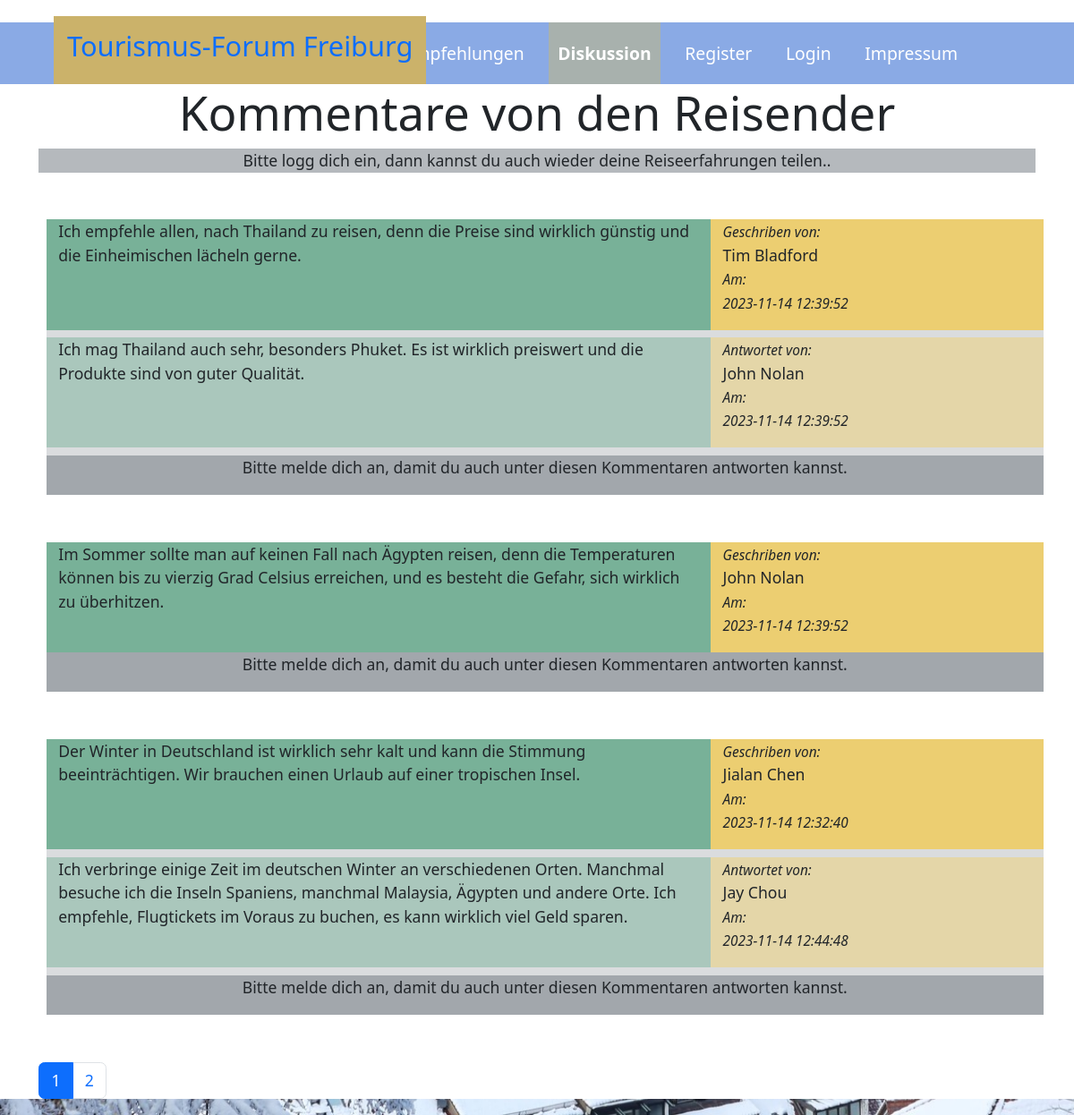
Screenshot of /index.php?page=diskussion with the database file from the repository.
### tables this page shows
CREATE TABLE `posts` (
  `id` int(10) UNSIGNED NOT NULL,
  `user_id` int(10) UNSIGNED DEFAULT NULL,
  `parent_id` int(10) UNSIGNED NOT NULL,
  `comment` text DEFAULT NULL,
  `created_at` timestamp NULL DEFAULT current_timestamp()
);

CREATE TABLE `users` (
  `id` int(10) UNSIGNED NOT NULL,
  `nachname` varchar(250) NOT NULL,
  `vorname` varchar(250) NOT NULL,
  `email` varchar(250) NOT NULL,
  `password` varchar(250) NOT NULL,
  `portrait` varchar(250) DEFAULT 'dummy.jpg',
  `birthday` date DEFAULT NULL,
  `countries_number` int(11) DEFAULT NULL,
  `footprint` varchar(250) DEFAULT NULL,
  `title` varchar(250) DEFAULT NULL,
  `info` text DEFAULT NULL,
  `created_at` timestamp NULL DEFAULT current_timestamp(),
  `updated_at` timestamp NULL DEFAULT current_timestamp()
);

### views/diskussion.view.php (the view, shortened to what this page needs)
<div class="col-12 container">
<h3 class="display-5 text-center">Kommentare von den Reisender</h3>
<?php if((isset($_SESSION['id']) && isset($_SESSION['loggedIn'])) || !empty($_SESSION['id'])): ?>
<form action="auth/comments/insert.php" method="POST" class="rounded-1 p-2 bg-secondary bg-opacity-50">
<input type="text" name="comment" class="form-control my-1" placeholder="Bitte hinterlassen Sie hier Ihre Ansichten zum Reisen." />
<button type="submit" class="btn btn-success btn-lg">Submit</button>
</form>
<?php else: ?>
   <div class="bg-secondary bg-opacity-50 text-center">
      <p>Bitte logg dich ein, dann kannst du auch wieder deine Reiseerfahrungen teilen..</p>
    </div>
<?php endif; ?>
<?php
$anzahl = $db->prepare('SELECT count(id) AS `anzahlDatensatz` FROM `posts` WHERE `parent_id` = 0 ');
$anzahl->execute();
$resultAnzahl = $anzahl->fetch()['anzahlDatensatz'];
$pro_seite = 3;
$anzahlSeiten = ceil($resultAnzahl / $pro_seite);
$aktSeite = 1;
?>
<?php
$stmt = $db->prepare('SELECT *, posts.created_at AS datum, posts.id AS postid
    FROM `posts` INNER JOIN `users` ON posts.user_id = users.id WHERE `parent_id`= 0
    ORDER BY `datum` ASC LIMIT :anfang, :proSeite');
$stmt->bindValue('anfang', ($aktSeite -1) * $pro_seite, PDO::PARAM_INT);
$stmt->bindValue('proSeite', $pro_seite, PDO::PARAM_INT);
$stmt->execute();
$posts = $stmt->fetchAll();
?>
<?php foreach($posts AS $post):
$stmt1 = $db->prepare('SELECT * FROM `users` WHERE `id` = :uid');
$stmt1->bindValue('uid', $post['user_id']);
$stmt1->execute();
$user = $stmt1->fetch();
?>
<div class="container m-2 center-div bg-secondary bg-opacity-25">
  <div class="row center-div my-5">
      <div class=" col-8 bg-success bg-opacity-50">
         <p><?=$post['comment']?></p>
      </div>
      <div class="col-4 bg-warning bg-opacity-50">
         <p><small><i>Geschriben von:<br></i></small> <?=$user['vorname'].' '.$user['nachname']?><br><small><i>Am:<br> <?=$user['created_at']?></i></small></p>
      </div>
<?php
$stmt2 = $db->prepare('SELECT * FROM `posts` INNER JOIN `users`
 ON posts.parent_id = :id WHERE posts.user_id = users.id');
$stmt2->bindValue('id', $post['postid']);
$stmt2->execute();
$replies = $stmt2->fetchAll();
?>
<?php if(!empty($replies)):?>
<?php foreach($replies AS $reply):
?>
      <div class="col-8 my-2 bg-success bg-opacity-25">
         <p><?= $reply['comment']?></p>
      </div>
      <div class="col-4 my-2 bg-warning bg-opacity-25">
      <p><small><i>Antwortet von:<br></i></small> <?= $reply['vorname'].' '.$reply['nachname']?>   <br><small><i>Am:<br> <?=$reply['created_at']?></i></small></p>
     </div>
<?php endforeach;?>
<?php endif;?>
<?php if((isset($_SESSION['id']) && isset($_SESSION['loggedIn'])) || !empty($_SESSION['id'])): ?>
<form action="auth/comments/insert.php" method="POST" class="rounded-1 p-2 bg-secondary bg-opacity-25">
<input type="text" name="comment" class="form-control my-1" placeholder="Bitte hier antworten.." />
<button type="submit" class="btn btn-success btn-lg">Submit</button>
<input type="hidden" value="<?= $post['postid']?>" name="commentid" class="form-control">
</form>
<?php else: ?>
   <div class="bg-secondary bg-opacity-50 text-center">
      <p>Bitte melde dich an, damit du auch unter diesen Kommentaren antworten kannst.</p>
    </div>
<?php endif; ?>
</div>
</div>
<?php endforeach;?>
<?php if($anzahlSeiten > 1):?>
  <nav class="my-2 p-0">
    <ul class="pagination">
      <?php for($i = 1; $i <= $anzahlSeiten; $i++):?>
        <li class="page-item <?= ($i === $aktSeite) ? 'active' : '' ?>">
          <a href="?page=diskussion&seite=<?= $i?>" class="page-link"><?= $i?></a>
        </li>
      <?php endfor;?>
    </ul>
  </nav>
<?php endif;?>

### layouts/header.php (shortened to what this page needs)
<!DOCTYPE html>
<html lang="de"  class="homepage-bg">
<head>
    <link rel="stylesheet" href="./css/style.css">
	<link rel="stylesheet" href="https://cdn.jsdelivr.net/npm/bootstrap@5.3.2/dist/css/bootstrap.min.css">
</head>
<body>
    <header>
    <h3><a href="index.php">Tourismus-Forum Freiburg</a></h3>
    </header>
    <nav class="navigation bg-color">
        <ul class="clear show">
            <li>
                <a href="index.php" class="nav-link <?php echo empty($page) ? 'fw-bold bg-warning bg-opacity-25' : ''; ?>">Startseite</a>
            </li>
            <li>
                <a href="index.php?page=empfehlungen" class="nav-link <?= ($page === 'empfehlungen') ? 'fw-bold bg-warning bg-opacity-25' : ''; ?>">Empfehlungen</a>
            </li>
            <li>
                <a href="index.php?page=diskussion" class="nav-link <?= ($page === 'diskussion') ? 'fw-bold bg-warning bg-opacity-25' : ''; ?>">Diskussion</a>
            </li>
            <?php if(!isset($_SESSION['id']) && !isset($_SESSION['loggedIn'])):?>
			<li class="nav-item">
				<a href="index.php?page=register" class="nav-link <?= ($page === 'register') ? 'fw-bold bg-warning bg-opacity-25' : ''; ?>">Register</a>
			</li>
			<li class="nav-item">
				<a href="index.php?page=login&#loginDaten" class="nav-link <?= ($page === 'login') ? 'fw-bold bg-warning bg-opacity-25' : ''; ?>">Login</a>
			</li>
			<?php else:?>
			<li class="nav-item">
				<a href="index.php?page=konto" class="nav-link <?= ($page === 'konto') ? 'fw-bold bg-warning bg-opacity-25' : ''; ?>">Konto</a>
			</li>
			<?php endif;?>
            <li>
                <a href="index.php?page=impressum" class="nav-link <?= ($page === 'impressum') ? 'fw-bold bg-warning bg-opacity-25' : ''; ?>">Impressum</a>
            </li>
        </ul>
    </nav>
<main>

### index.php (shortened to what this page needs)
<?php
$page = $_GET['page'] ?? '';
require_once __DIR__.'/layouts/header.php';
$templateFile =  __DIR__.'/views/'   .$page.    '.view.php';
if(file_exists($templateFile)) {
  require_once $templateFile;
}
else {
  require_once __DIR__.'/views/index.view.php';
}
require_once __DIR__.'/layouts/footer.php';

### layouts/footer.php
</main>
</body>
</html>

### css/style.css (style rules this page uses)
html { font-family:verdana,arial,sans-serif; font-size:110%; background-color:#f1f1f1; color:#222; }
body { padding-top:25px; margin:0; }
a { color: inherit; display: inline-block; }
ul, ol { list-style:none; padding:0; }
.homepage-bg { background-image:url(../img/freiburg_snow.jpg); background-position:center center; background-repeat:no-repeat; background-attachment:fixed; background-size:cover; }
header { background: #CBB26A; border:5px solid #CBB26A; padding:10px; font-size:2em; position:absolute; left:5%; top:18px; }
header a { text-decoration:none; }
.navigation { background:#8AAAE5; color:#fff; padding-right:10%; }
.navigation ul { margin:0; margin-left:auto; display:table; }
.navigation li { float:left; margin-left:1em; }
.navigation a { display:block; padding:20px 10px; text-decoration:none; font-size:1.1em; }
.clear:after { content:""; display:table; clear:both; }
.center-div { margin: 0 auto; }

### rows the page displays
posts: comment "Ich empfehle allen, nach Thailand zu reisen, denn die Preise sind wirklich günstig und die Einheimischen lächeln gerne.", user.vorname "Tim", user.nachname "Bladford", user.created_at "2023-11-14 12:39:52"
posts: comment "Ich mag Thailand auch sehr, besonders Phuket. Es ist wirklich preiswert und die Produkte sind von guter Qualität.", user.vorname "John", user.nachname "Nolan", user.created_at "2023-11-14 12:39:52"
posts: comment "Im Sommer sollte man auf keinen Fall nach Ägypten reisen, denn die Temperaturen können bis zu vierzig Grad Celsius erreichen, und es besteht die Gefahr, sich wirklich zu überhitzen.", user.vorname "John", user.nachname "Nolan", user.created_at "2023-11-14 12:39:52"
posts: comment "Der Winter in Deutschland ist wirklich sehr kalt und kann die Stimmung beeinträchtigen. Wir brauchen einen Urlaub auf einer tropischen Insel.", user.vorname "Jialan", user.nachname "Chen", user.created_at "2023-11-14 12:32:40"
posts: comment "Ich verbringe einige Zeit im deutschen Winter an verschiedenen Orten. Manchmal besuche ich die Inseln Spaniens, manchmal Malaysia, Ägypten und andere Orte. Ich empfehle, Flugtickets im Voraus zu buchen, es kann wirklich viel Geld sparen.", user.vorname "Jay", user.nachname "Chou", user.created_at "2023-11-14 12:44:48"
